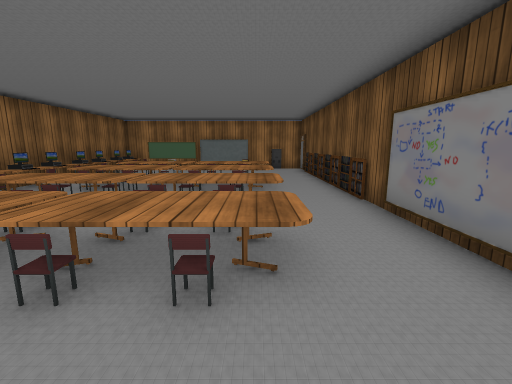
View 1 (above)

14 first-person views from a walk through a 3-D level made in the Unity game engine. The camera is 1.2 m above the floor, tilts 10° down and sees 90° across. The floor is counted in squares, 1 m on a side. Each view is taken from the middle of a square. On the plan, view 1 faces up. The plan holds only what a view shows up to about 12 squares ahead; the rest is blank. The player character is not drawn. Some surface patterns are stand-ins.

View 2
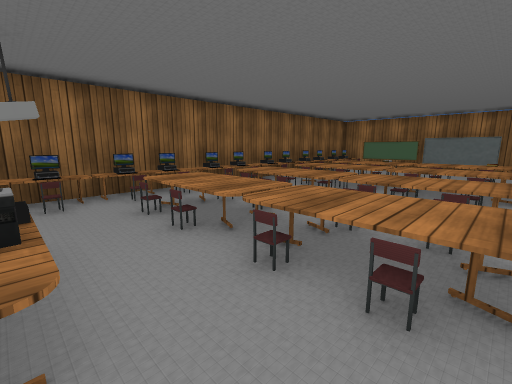

View 3
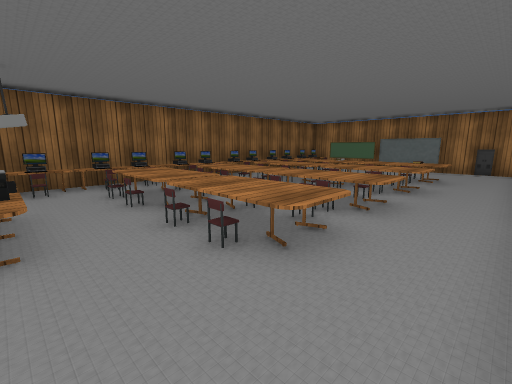

View 4
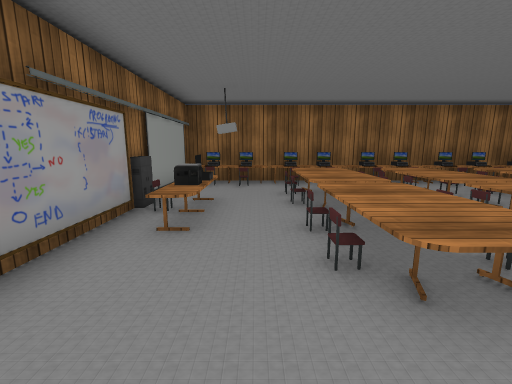

View 5
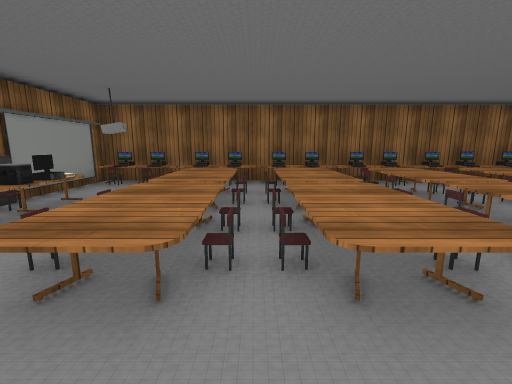

View 6
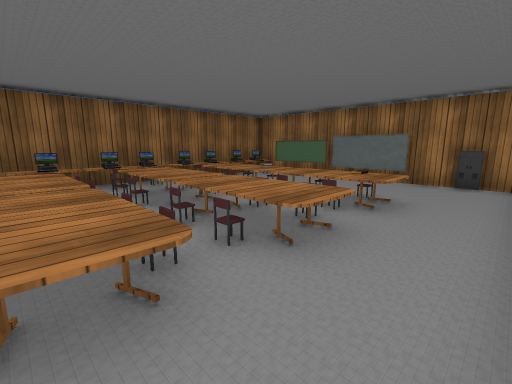

View 7
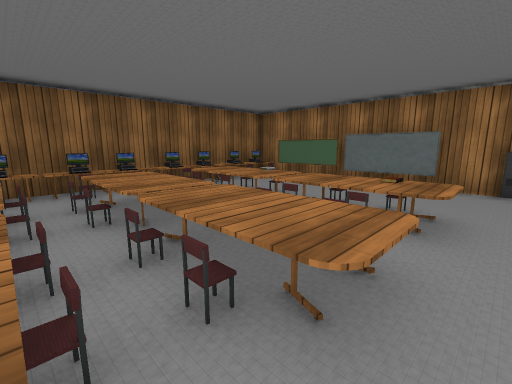

View 8
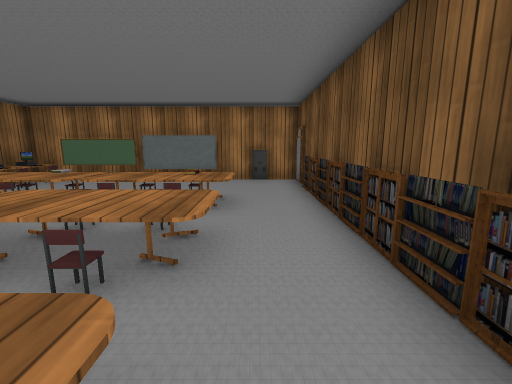

View 9
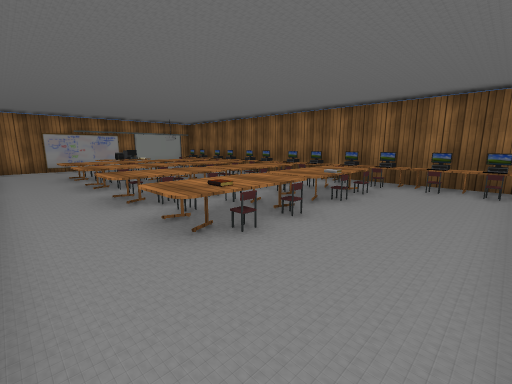

View 10
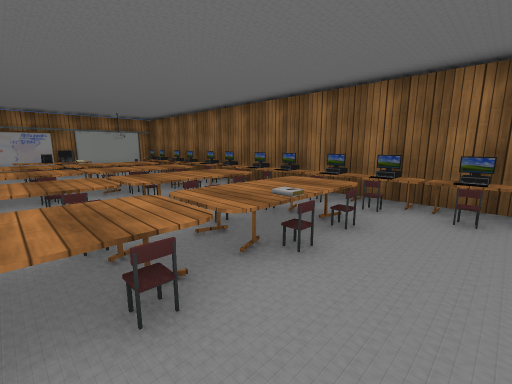

View 11
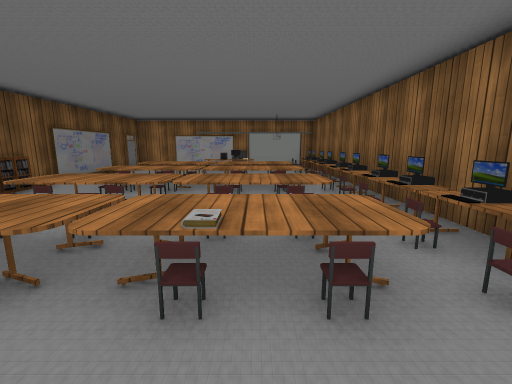

View 12
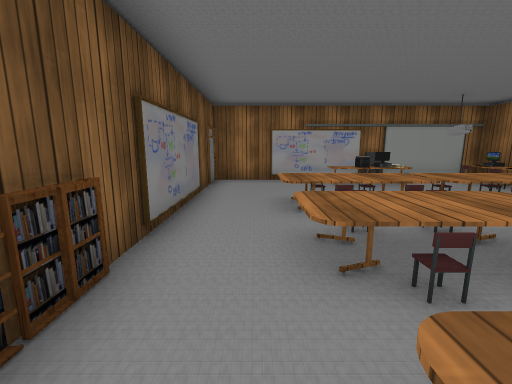

View 13
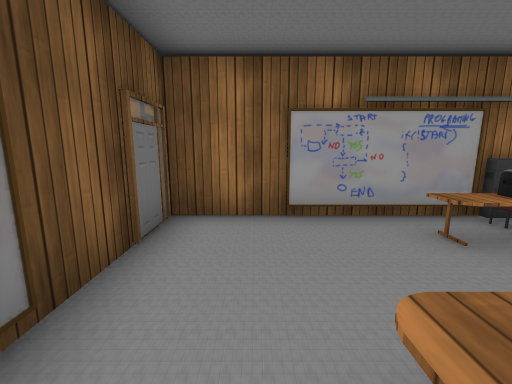

View 14
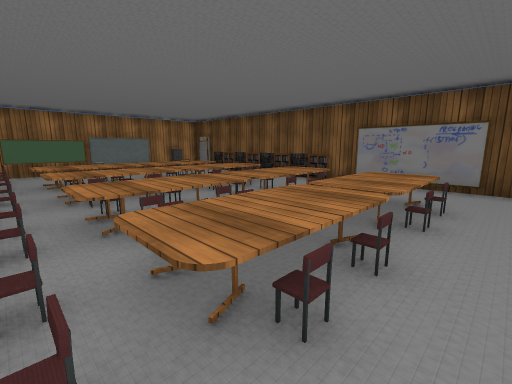

### Floor plan
Points are (right, up) in squares from view 1. A wall is a line through its corners. A room is listed if a view was taken in it or the views show most of it. See-through windows are left out.
Room 1 (views 1, 2, 3, 4, 5, 6, 7, 8, 9, 10, 11, 12, 13, 14)
walls: (-7.2, 4.6) (-7.2, 3.4); (-5.2, 0.5) (-4.8, 0.5) (-4.8, 0); (-3.2, 14.2) (-6, 14.2); (1.5, 14.2) (0.9, 14.2); (2.5, 14.5) (-7.2, 14.5) (-7.2, 11.4); (-7.2, -1.4) (2.5, -1.4) (2.5, 14.2)
objects: computer (-7, 0); computer (-7, 1); computer (-7, 2); computer (-7, 3); computer (-7, 5); computer (-7, 6); computer (-7, 7); table (-7, 8); computer (-7, 9); computer (-7, 10); computer (-7, 11); other object (-6, 0); chair (-6, 2); chair (-6, 3); table (-6, 4); chair (-6, 5); chair (-6, 6); other object (-6, 7); other object (-6, 8) to (-6, 9); chair (-6, 10); chair (-6, 11); chair (-5, 2); table (-5, 2) to (-3, 3); chair (-5, 4); table (-5, 4) to (-3, 6); chair (-5, 6); chair (-5, 7); table (-5, 7) to (-3, 9); other object (-5, 9); other object (-5, 10); chair (-5, 11); other object (-4, 0); table (-4, 10); books (-4, 11); chair (-3, -1); computer (-3, 0); chair (-3, 2); other object (-3, 4); chair (-3, 6); chair (-3, 7); other object (-3, 9); other object (-3, 10); chair (-3, 11); printer (-2, 0); chair (-2, 2); table (-2, 2) to (0, 3); chair (-2, 4); table (-2, 4) to (0, 6); chair (-2, 6); chair (-2, 7); table (-2, 7) to (0, 9); chair (-2, 9); other object (-2, 10); chair (-2, 11); other object (-2, 14) to (-1, 14); table (-1, 0); table (-1, 10); other object (-1, 11); chair (0, 2); chair (0, 4); chair (0, 6); chair (0, 7); other object (0, 9); chair (0, 10); chair (0, 11); other object (1, 11); shelf (2, 6); other object (2, 7); shelf (2, 8); other object (2, 9); shelf (2, 10); shelf (2, 11); other object (2, 12)

Positions as (right, up) in squares from view 1, and headings:
1: (0, 0), facing up
2: (0, 0), facing up-left
3: (2, 0), facing up-left
4: (2, 1), facing left
5: (2, 4), facing left
6: (2, 5), facing up-left
7: (1, 6), facing up-left
8: (1, 5), facing up
9: (2, 14), facing down-left
10: (-1, 13), facing down-left
11: (-4, 13), facing down
12: (1, 8), facing down
13: (1, 3), facing down
14: (-6, 1), facing up-right
